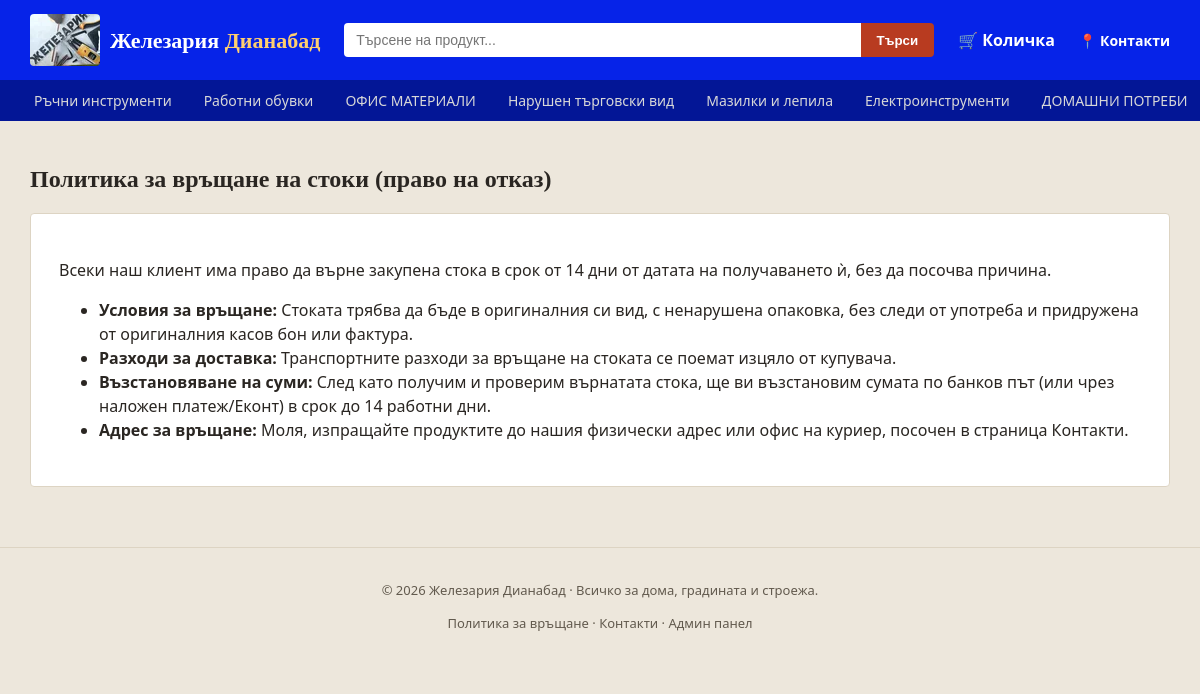
The page /returns on the database its author committed.
### models.py (models this page shows, shortened)
class Category(db.Model):
    __tablename__ = 'categories'
    id = db.Column(db.Integer, primary_key=True)
    name = db.Column(db.String(100), nullable=False, unique=True)
    latin_name = db.Column(db.String(100), nullable=True, unique=True)
    image_url = db.Column(db.String(300), default='')
    products = db.relationship('Product', backref='category', lazy=True)
    updated_at = db.Column(
        db.DateTime, nullable=True,
        default=datetime.utcnow, onupdate=datetime.utcnow
    )

### app.py (the view)
@app.route('/returns')
def returns_policy():
    categories = storefront_categories()
    return render_template('returns.html', categories=categories)

### app.py (called while the page is built, shortened)
@app.after_request
def compress_text_response(response):
    if (response.status_code in (204, 206, 304)
            or response.headers.get('Content-Encoding')):
        return response
    if response.mimetype not in {
        'text/html', 'text/plain', 'text/css', 'text/javascript',
        'application/javascript', 'application/json', 'application/ai-catalog+json',
        'application/xml',
        'text/xml', 'image/svg+xml',
    }:
        return response
    response.vary.add('Accept-Encoding')
    accepted = {}
    for item in request.headers.get('Accept-Encoding', '').lower().split(','):
        parts = item.strip().split(';')
        encoding = parts[0].strip()
        if not encoding:
            continue
    if accepted.get('gzip', accepted.get('*', 0.0)) <= 0:
        return response

@app.context_processor
def inject_whatsapp_number():
    return {'whatsapp_number': app.config['WHATSAPP_NUMBER'], 'asset_version': app.config['ASSET_VERSION']}

@app.context_processor
def inject_canonical_url():
    public_pages = {'index', 'category_view', 'product_view', 'contacts', 'returns_policy'}
    canonical_url = None
    if request.endpoint in public_pages and request.method in ('GET', 'HEAD'):
        canonical_url = app.config['CANONICAL_SITE_URL'] + url_for(
            request.endpoint, _external=False, **(request.view_args or {})
        )
    return {'canonical_url': canonical_url}

@app.before_request
def redirect_www_domain():
    if request.method in ('GET', 'HEAD') and request.host.partition(':')[0].lower() == 'www.e-jelezaria.bg':
        path = request.full_path.rstrip('?') if not request.query_string else request.full_path
        return redirect(app.config['CANONICAL_SITE_URL'] + path, code=301)

@app.context_processor
def inject_category_icons():
    return {'category_icons': CATEGORY_ICONS}

@app.context_processor
def inject_availability_info():
    return {'availability_labels': Product.AVAILABILITY_LABELS,
            'availability_badge_class': Product.AVAILABILITY_BADGE_CLASS,
            'availability_icons': Product.AVAILABILITY_ICONS}

def saved_category_sort():
    try:
        with open(os.path.join(BASE_DIR, 'category-order.json'), encoding='utf-8') as f:
            value = json.load(f).get('sort')
        return value if value in CATEGORY_SORTS else 'oldest'
    except (OSError, ValueError, AttributeError):
        return 'oldest'

def storefront_categories():
    return sorted_categories(saved_category_sort())

### templates/returns.html (shortened to what this page needs)
{% extends 'base.html' %}
{% block content %}
<h1 class="page-title">Политика за връщане на стоки (право на отказ)</h1>
<div class="contact-card">
    <p>Всеки наш клиент има право да върне закупена стока в срок от 14 дни от датата на получаването ѝ, без да посочва причина.</p>
    <ul>
        <li><strong>Условия за връщане:</strong> Стоката трябва да бъде в оригиналния си вид, с ненарушена опаковка, без следи от употреба и придружена от оригиналния касов бон или фактура.</li>
        <li><strong>Разходи за доставка:</strong> Транспортните разходи за връщане на стоката се поемат изцяло от купувача.</li>
        <li><strong>Възстановяване на суми:</strong> След като получим и проверим върнатата стока, ще ви възстановим сумата по банков път (или чрез наложен платеж/Еконт) в срок до 14 работни дни.</li>
        <li><strong>Адрес за връщане:</strong> Моля, изпращайте продуктите до нашия физически адрес или офис на куриер, посочен в страница <a href="{{ url_for('contacts') }}">Контакти</a>.</li>
    </ul>
</div>
{% endblock %}

### templates/base.html (shortened to what this page needs)
<!DOCTYPE html>
<html lang="bg">
<head>
</head>
<body>
<header class="topbar">
    <div class="topbar-inner">
        <a href="{{ url_for('index') }}" class="brand">
            <img alt=""
                 class="brand-logo"
                 height="52"
                 sizes="69px"
                 src="{{ url_for('static', filename='img/brand/logo-140.png') }}"
                 srcset="{{ url_for('static', filename='img/brand/logo-70.webp') }} 70w,
                {{ url_for('static', filename='img/brand/logo-140.webp') }} 140w,
                {{ url_for('static', filename='img/brand/logo-210.webp') }} 210w"
                 width="69">
            <span class="brand-text">Железария <span>Дианабад</span></span>
        </a>
        <form class="search-form" action="{{ url_for('search') }}" method="get">
            <label>
                <input type="text" name="q" placeholder="Търсене на продукт..." value="{{ q if q else '' }}">
            </label>
            <button type="submit">Търси</button>
        </form>
        <a href="{{ url_for('cart_view') }}" class="cart-link">
            🛒 Количка
            {% set cart = session.get('cart', {}) %}
        </a>
        <a href="{{ url_for('contacts') }}" class="contacts-link">📍 Контакти</a>
    </div>
    <nav class="categories-nav">
        {% for c in categories %}
            <a href="{{ url_for('category_view', latin_name=c.latin_name) }}">{{ c.name }}</a>
        {% endfor %}
    </nav>
</header>
<main class="container">
    {% block content %}{% endblock %}
</main>
<footer class="footer">
    <p>© 2026 Железария Дианабад · Всичко за дома, градината и строежа.</p>
    <p><a href="{{ url_for('returns_policy') }}">Политика за връщане</a> · <a href="{{ url_for('contacts') }}">Контакти</a> · <a href="{{ url_for('admin_dashboard') }}">Админ панел</a></p>
</footer>
</body>
</html>

### rows shown on the page
Category: name "Ръчни инструменти"
Category: name "Работни обувки"
Category: name "ОФИС МАТЕРИАЛИ"
Category: name "Нарушен търговски вид"
Category: name "Мазилки и лепила"
Category: name "Електроинструменти"
Category: name "ДОМАШНИ ПОТРЕБИ"
